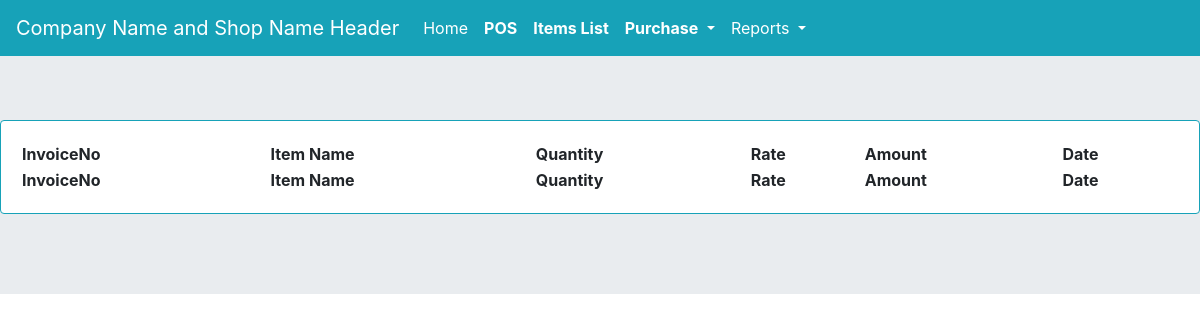
The app's page /sale_item_report/, older data.
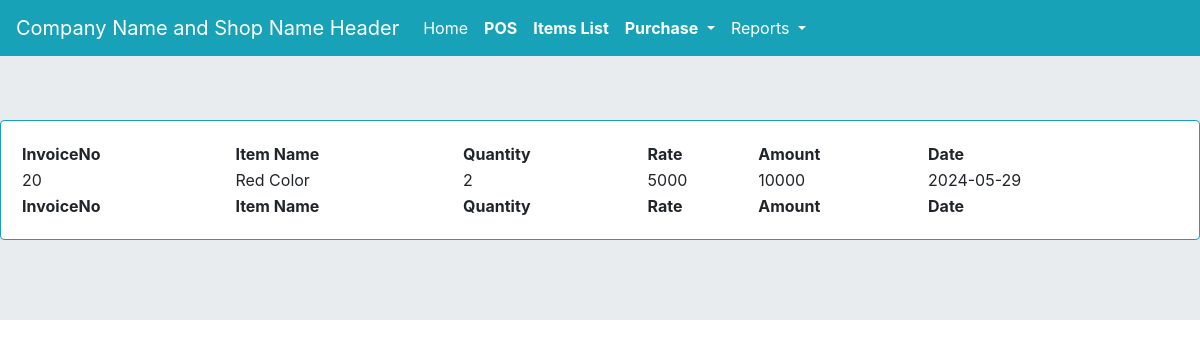
The same page, newer data.
### myapp/models.py (models this page shows, shortened)
class invitem(models.Model):
    inv = models.ForeignKey(invoice, on_delete=models.CASCADE)
    item = models.CharField(max_length=255)
    qty = models.PositiveIntegerField(default=0)
    rate = models.PositiveIntegerField(default=0)
    amount = models.PositiveIntegerField(default=0)
    created_at = models.DateTimeField(auto_now_add=True)
    updated_at = models.DateTimeField(auto_now=True)
    idate = models.DateField(auto_now_add=True)

class invoice(models.Model):
    customer = models.CharField(max_length=255, blank=True, null=True)
    total = models.PositiveIntegerField(default=0)
    created_at = models.DateTimeField(auto_now_add=True)
    updated_at = models.DateTimeField(auto_now=True)
    def __str__(self):
        return f"{self.id}"

### myapp/views.py (the view)
# urls.py: path('sale_item_report/', views.sale_item_report, name='sale_item_report'),
def sale_item_report(request):
    ivt = invitem.objects.all()
    context = {'ivt':ivt}
    return render(request, 'sale_item_report.html',context)

### templates/sale_item_report.html
{% extends 'base.html' %}
{% block content %}
<div class="card border-info mb-3">
  <div class="card-body">
    <table id="saleitmrep" class="display nowrap" style="width:100%">
        <thead>
            <tr>
                <th>InvoiceNo</th>
                <th>Item Name</th>
                <th>Quantity</th>
                <th>Rate</th>
                <th>Amount</th>
                <th>Date</th>
            </tr>
        </thead>
        <tbody>
            {% for i in ivt %}
            <tr>
                <td>{{i.inv}}</td>
                <td>{{i.item}}</td>
                <td>{{i.qty}}</td>
                <td>{{i.rate}}</td>
                <td>{{i.amount}}</td>
                <td>{{i.idate|date:"Y-m-d" }}</td>
            </tr>
            {% endfor %}
        </tbody>
        <tfoot>
            <tr>
                <th>InvoiceNo</th>
                <th>Item Name</th>
                <th>Quantity</th>
                <th>Rate</th>
                <th>Amount</th>
                <th>Date</th>
            </tr>
        </tfoot>
    </table>
</div>
</div>
{% endblock content %}

Row changes from the older to the newer data that the page shows:
added invitem: inv "20", item "Red Color", qty "2", rate "5000", amount "10000", idate "2024-05-29"
